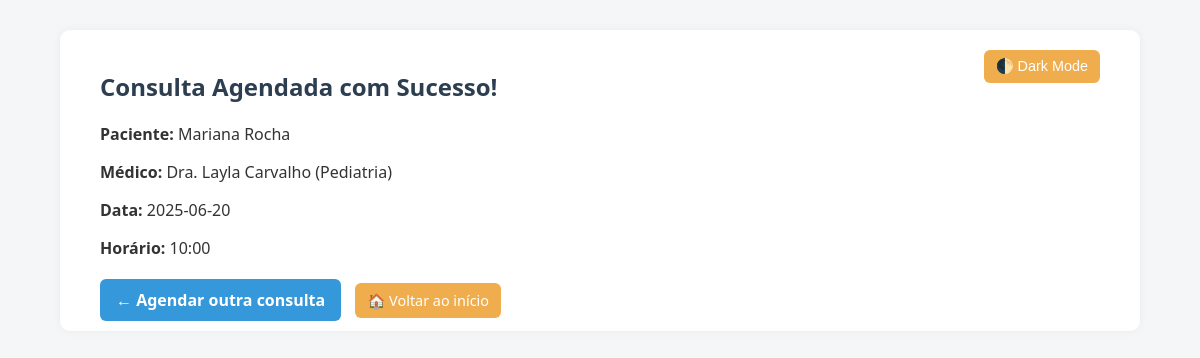
Screenshot of /comprovante/7 (signed in) with the database file from the repository.
### tables this page shows
CREATE TABLE usuario (
    id INTEGER PRIMARY KEY AUTOINCREMENT,
    nome TEXT NOT NULL,
    email TEXT NOT NULL UNIQUE,
    senha_hash TEXT NOT NULL
);

CREATE TABLE "medico" (
	"id"	INTEGER,
	"nome"	TEXT NOT NULL,
	"especialidade"	TEXT NOT NULL,
	PRIMARY KEY("id" AUTOINCREMENT)
);

CREATE TABLE agenda (
    id INTEGER PRIMARY KEY AUTOINCREMENT,
    medico_id INTEGER NOT NULL,
    data TEXT NOT NULL,
    horario TEXT NOT NULL,
    vagas_totais INTEGER NOT NULL,
    vagas_ocupadas INTEGER DEFAULT 0,
    FOREIGN KEY (medico_id) REFERENCES medico(id)
);

### app.py (the view)
@app.route('/comprovante/<int:consulta_id>')
def comprovante(consulta_id):
    if 'atendente_id' not in session:
        return redirect(url_for('login'))
    conn = get_db_connection()
    cursor = conn.cursor()
    cursor.execute('''
        SELECT c.id, u.nome AS paciente, m.nome AS medico, m.especialidade,
               a.data, a.horario
        FROM consulta c
        JOIN usuario u ON c.usuario_id = u.id
        JOIN agenda a ON c.agenda_id = a.id
        JOIN medico m ON a.medico_id = m.id
        WHERE c.id = ?
    ''', (consulta_id,))
    consulta = cursor.fetchone()
    conn.close()
    return render_template('comprovante.html', consulta=consulta)

### app.py (called while the page is built)
def get_db_connection():
    conn = sqlite3.connect('clinica.db')
    conn.row_factory = sqlite3.Row
    return conn

### templates/comprovante.html (shortened to what this page needs)
<!DOCTYPE html>
<html lang="pt-BR">
<head>
    <link rel="stylesheet" href="{{ url_for('static', filename='style.css') }}">
</head>
<body>
    <div class="container">
         <button id="modo-toggle" class="btn-secondary" style="float: right;">🌓 Dark Mode</button>
        <h2 style="color: #2c3e50;">Consulta Agendada com Sucesso!</h2>
        <p><strong>Paciente:</strong> {{ consulta['paciente'] }}</p>
        <p><strong>Médico:</strong> {{ consulta['medico'] }} ({{ consulta['especialidade'] }})</p>
        <p><strong>Data:</strong> {{ consulta['data'] }}</p>
        <p><strong>Horário:</strong> {{ consulta['horario'] }}</p>
        <div style="margin-top: 30px;">
            <a href="{{ url_for('agendar') }}" class="btn-primary" style="margin-right: 10px;">← Agendar outra consulta</a>
            <a href="{{ url_for('home') }}" class="btn-secondary">🏠 Voltar ao início</a>
        </div>
    </div>
</body>
</html>

### static/style.css (style rules this page uses)
body { font-family: 'Segoe UI', Tahoma, Geneva, Verdana, sans-serif; background-color: #f4f6f8; margin: 0; padding: 0; color: #333; }
h2 { color: #2c3e50; }
a { color: #5a5af0; text-decoration: none; }
.container { width: 100%; max-width: 1000px; margin: 30px auto; padding: 20px 40px; background-color: #fff; border-radius: 10px; box-shadow: 0 0 10px rgba(0, 0, 0, 0.05); }
button, .btn-primary, .btn-success, .btn-danger, .btn-link, .btn-secondary { border: none; border-radius: 6px; cursor: pointer; font-size: 1rem; padding: 10px 16px; text-decoration: none; color: white; transition: background-color 0.3s ease; }
.btn-primary { background-color: #3498db; font-weight: bold; }
.btn-secondary { background-color: #f0ad4e; padding: 8px 12px; font-size: 0.9rem; color: white; }

### rows the page displays
usuario: paciente "Mariana Rocha"
medico: medico "Dra. Layla Carvalho", especialidade "Pediatria"
agenda: data "2025-06-20", horario "10:00"
